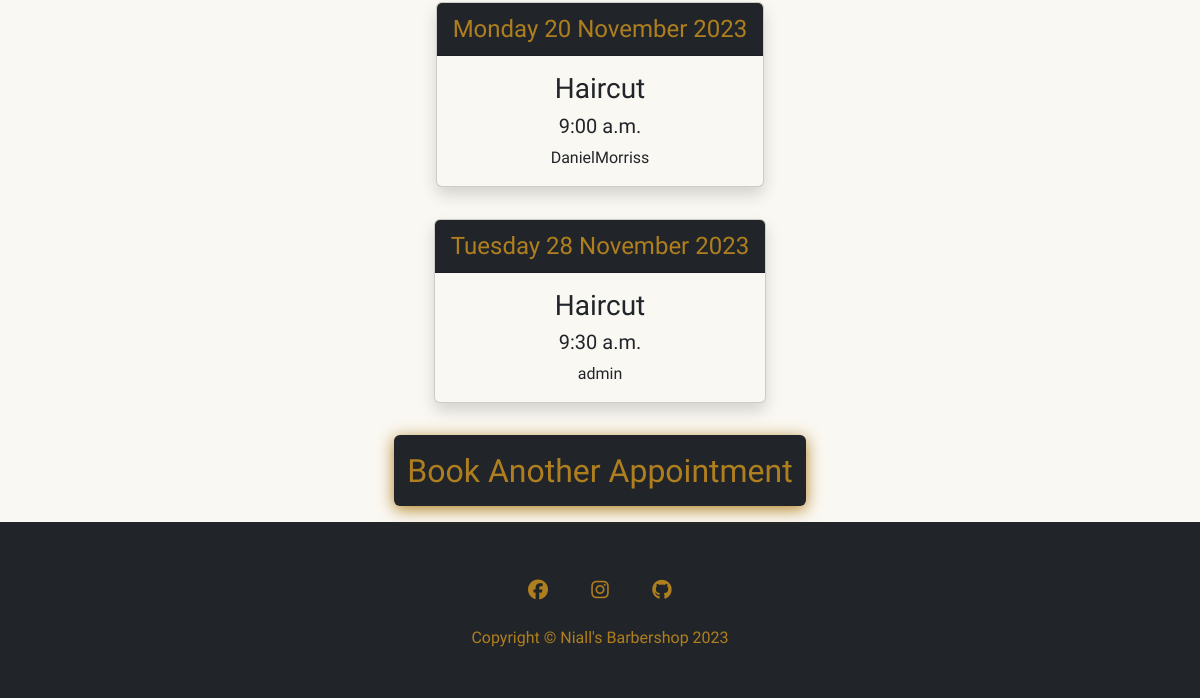
Before: /booking/booking-past (signed in, lower part) with the older database file.
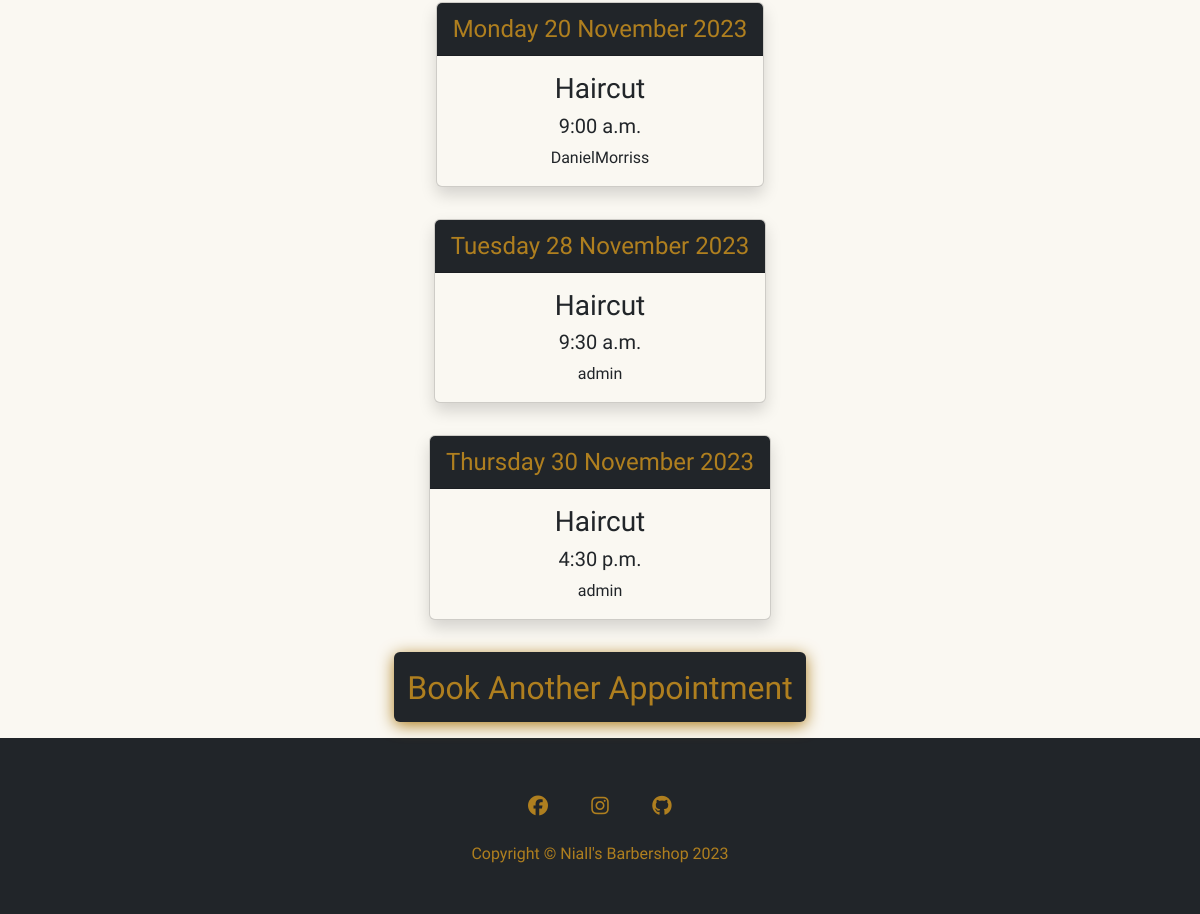
After: the same page with the newer database file.
### booking_system/models.py (models this page shows, shortened)
class Booking(models.Model):
    username = models.ForeignKey(User, on_delete=models.CASCADE,
                                 related_name='username_booking')
    date_of_booking = models.DateField()
    service_name = models.ForeignKey(Services, on_delete=models.CASCADE,
                                     related_name='service_name_booking')
    start_time = models.TimeField(choices=BOOKING_TIME)
    end_time = models.TimeField(editable=False, blank=True, null=True)
    confirmed = models.BooleanField(default=False)
    message = models.CharField(max_length=500, blank=True)
    class Meta:
        ordering = ['date_of_booking', 'start_time']

class Services(models.Model):
    service_name = models.CharField(max_length=250)
    session_length = models.DurationField()
    cost = models.DecimalField(max_digits=8, decimal_places=2)
    description = models.CharField(max_length=500, blank=True)
    def __str__(self):
        return self.service_name

### booking_system/views.py (the view, shortened to what this page needs)
# urls.py: path('booking/booking-past', views.PastBookingsView.as_view(),
class PastBookingsView(LoginRequiredMixin, ListView):
    model = Booking
    template_name = 'booking_system/booking_past.html'
    paginate_by = 25
    def get_queryset(self):
        current_date = date.today()
        current_time = time.strftime("%H:%M:%S", time.gmtime())
        if self.request.user.is_superuser:
            queryset = Booking.objects.filter(
                Q(date_of_booking__lt=current_date) |
                Q(date_of_booking=current_date, start_time__lte=current_time)
            ).order_by('date_of_booking', 'start_time')
        return queryset

### booking_system/templates/booking_system/booking_past.html (shortened to what this page needs)
{% extends "base.html" %}
{% block content %}
{% load account %}
<div class="container mt-5 text-center push-down">
        {% if object_list %}
            {% for booking in object_list %}
            <div>
                <div class="d-flex justify-content-center ">
                    <div class="card shadow m-3 text-center custom-card-light-gold">
                        <div class="card-header dark-background gold-text">
                            <p class="p-0 m-0 font-sancreek fs-4">{{ booking.date_of_booking|date:"l j F Y" }}</p>
                        </div>
                        <h5 class="mt-3 fs-3">{{ booking.service_name }}</h5>
                        <h5>{{ booking.start_time|date:"g:i a" }} </h5>
                        {% if user.is_superuser %}
                        <p>{{ booking.username }}
                        {% endif %}
                        </p>
                    </div>
            </div>
            </div>
            {% endfor %}
            <a href="{% url 'booking-create' %}" class="link-underline link-underline-opacity-0">
                <div class="d-flex justify-content-center p-3">
                    <button class="btn custom-button-dark-gold pt-3 " type="button"><h2>Book Another Appointment</h2></button>
                </div>
            </a>
        {% endif %}
</div>
{% endblock %}

Changed rows visible on the page:
added Booking: date_of_booking "Thursday 30 November 2023", service_name "Haircut", start_time "4:30 p.m.", username "admin"
